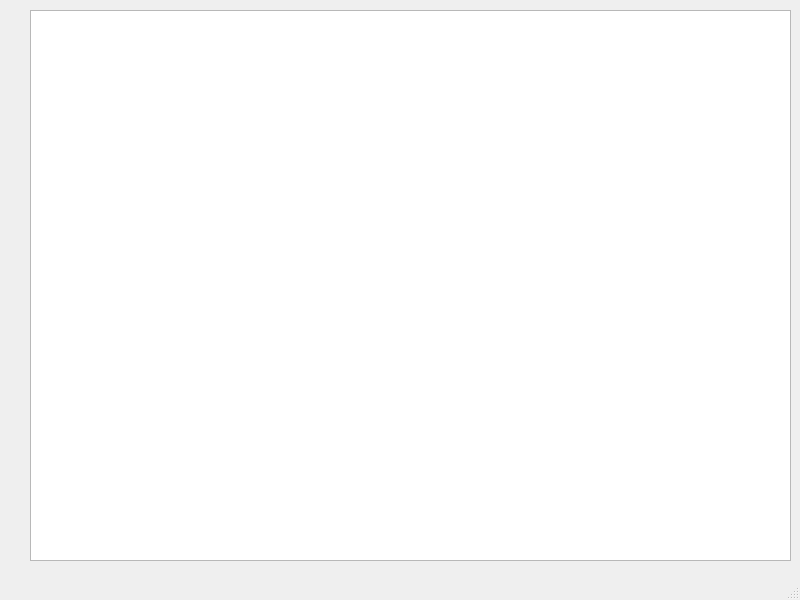
<?xml version="1.0" encoding="UTF-8"?>
<ui version="4.0">
 <class>mapa</class>
 <widget class="QMainWindow" name="mapa">
  <property name="geometry">
   <rect>
    <x>0</x>
    <y>0</y>
    <width>800</width>
    <height>600</height>
   </rect>
  </property>
  <property name="windowTitle">
   <string>mapa</string>
  </property>
  <widget class="QWidget" name="centralwidget">
   <widget class="QGraphicsView" name="graphicsView">
    <property name="geometry">
     <rect>
      <x>30</x>
      <y>10</y>
      <width>761</width>
      <height>551</height>
     </rect>
    </property>
    <property name="styleSheet">
     <string notr="true">images/pared1.jpg</string>
    </property>
   </widget>
  </widget>
  <widget class="QMenuBar" name="menubar">
   <property name="geometry">
    <rect>
     <x>0</x>
     <y>0</y>
     <width>800</width>
     <height>21</height>
    </rect>
   </property>
  </widget>
  <widget class="QStatusBar" name="statusbar"/>
 </widget>
 <resources/>
 <connections/>
</ui>
